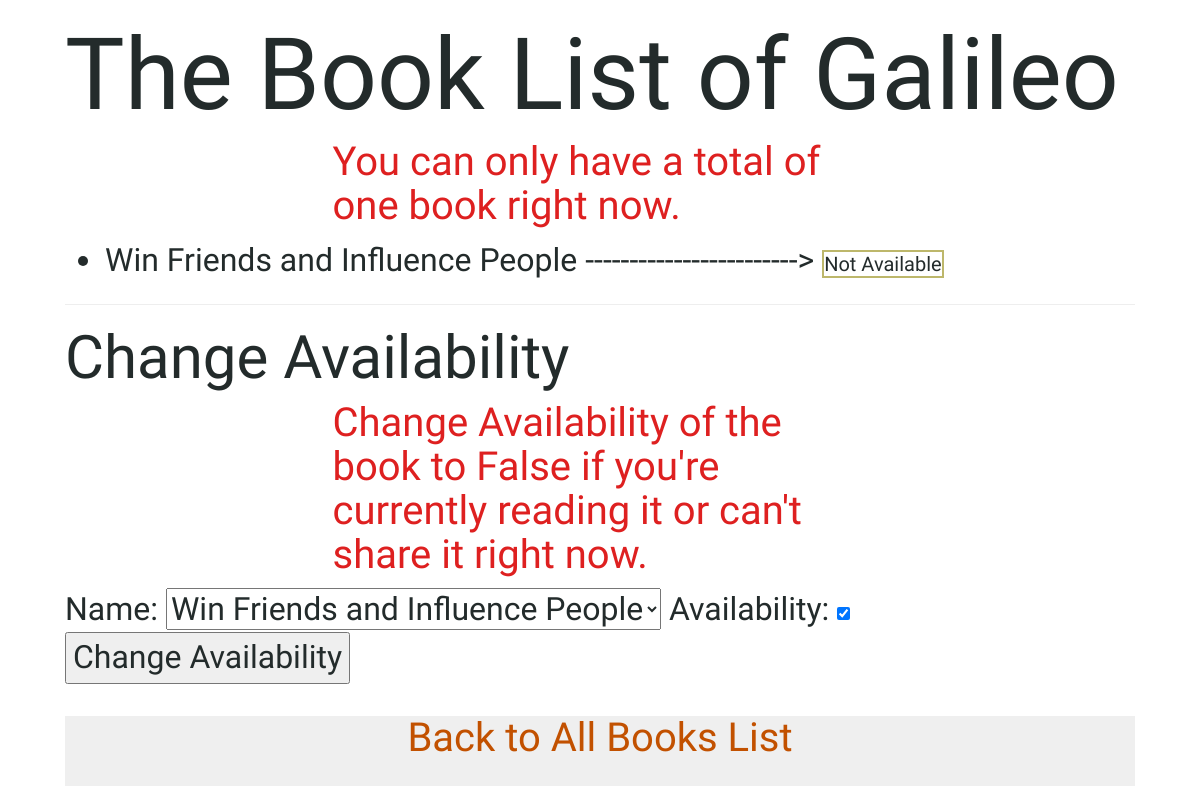
/person/48/yourbooks, run on the app's committed database.
### books/models.py (models this page shows, shortened)
class Person(models.Model):
    name = models.CharField(max_length=20, default="Mr Nobody")
    photo = models.FileField(null=True, blank=True)

class Book(models.Model):
    name = models.CharField(max_length=20, default="Invisible Book")
    summary = models.TextField(max_length=100, null=True)
    owner = models.ForeignKey(Person, on_delete=models.CASCADE, related_name="books", null=True)
    available = models.BooleanField(default=True)
    def __str__(self):
        return f"{self.name}"

### books/views.py (the view)
# urls.py: path('person/<int:person_id>/yourbooks', views.yourbooks, name='yourbooks'),
def yourbooks(request, person_id):
	try:
		person = Person.objects.get(pk=person_id)
	except Person.DoesNotExist:
		raise Http404("Person does not exist.")
	context = {
		"person": person,
		"books": person.books.all(),
	}
	return render(request, "books/yourbooks.html", context)

### books/templates/books/yourbooks.html (shortened to what this page needs)
{% extends "books/base.html" %}
{% block body %}
	<h1>The Book List of {{ person.name }} </h1>
	<h4 class="error center">You can only have a total of one book right now.</h4>
    <ul>
        {% for book in books %}
            <li> <span>{{ book }}  ------------------------></span>
            	{% if book.available %}
            		<span class="available">Available</span>
            	{% else %}
            		<span class="notavailable">Not Available</span>
            	{% endif %}
            </li>
        {% empty %}
            <li> No Books added yet.</li>
        {% endfor %}
    </ul>
    <hr>
    <h2>Change Availability</h2>
	<h4 class="error center">Change Availability of the book to False if you're currently reading it or can't share it right now.</h4>
	<form action="{% url 'changebookavailability' person.id %}" method="post">
		Name: <select name="book_id">
			{% for book in books %}
				<option value="{{ book.id }}"> {{ book }} </option>
			{% empty %}
				<option value="null" class="error"> No books.</option>
			{% endfor %}
		</select>
        Availability: <input type="checkbox" name="available" checked>
		<input type="submit" value="Change Availability">
	</form>
{% endblock %}

### books/static/css/main.css (style rules this page uses)
body { padding-left: 65px; padding-right: 65px; font-family: 'Sue Ellen Francisco', cursive; font-size: 32px; color: #232B2B; }
h1, h2, h3, h4 { font-family: 'Amatic SC', bold; }
h1 { font-size: 100px; }
h2 { font-size: 60px; }
h4 { font-size: 40px; }
.error { color: #DE2020; }
.center { display: block; margin-left: auto; margin-right: auto; width: 50%; }
.notavailable { border: 2px solid #BDB76B; font-size: 20px; }

### data on the page
Person: name "Galileo"
Book: name "Win Friends and Influence People", available "Not Available"

### other printed values
form field book_id "Win Friends and Influence People"
